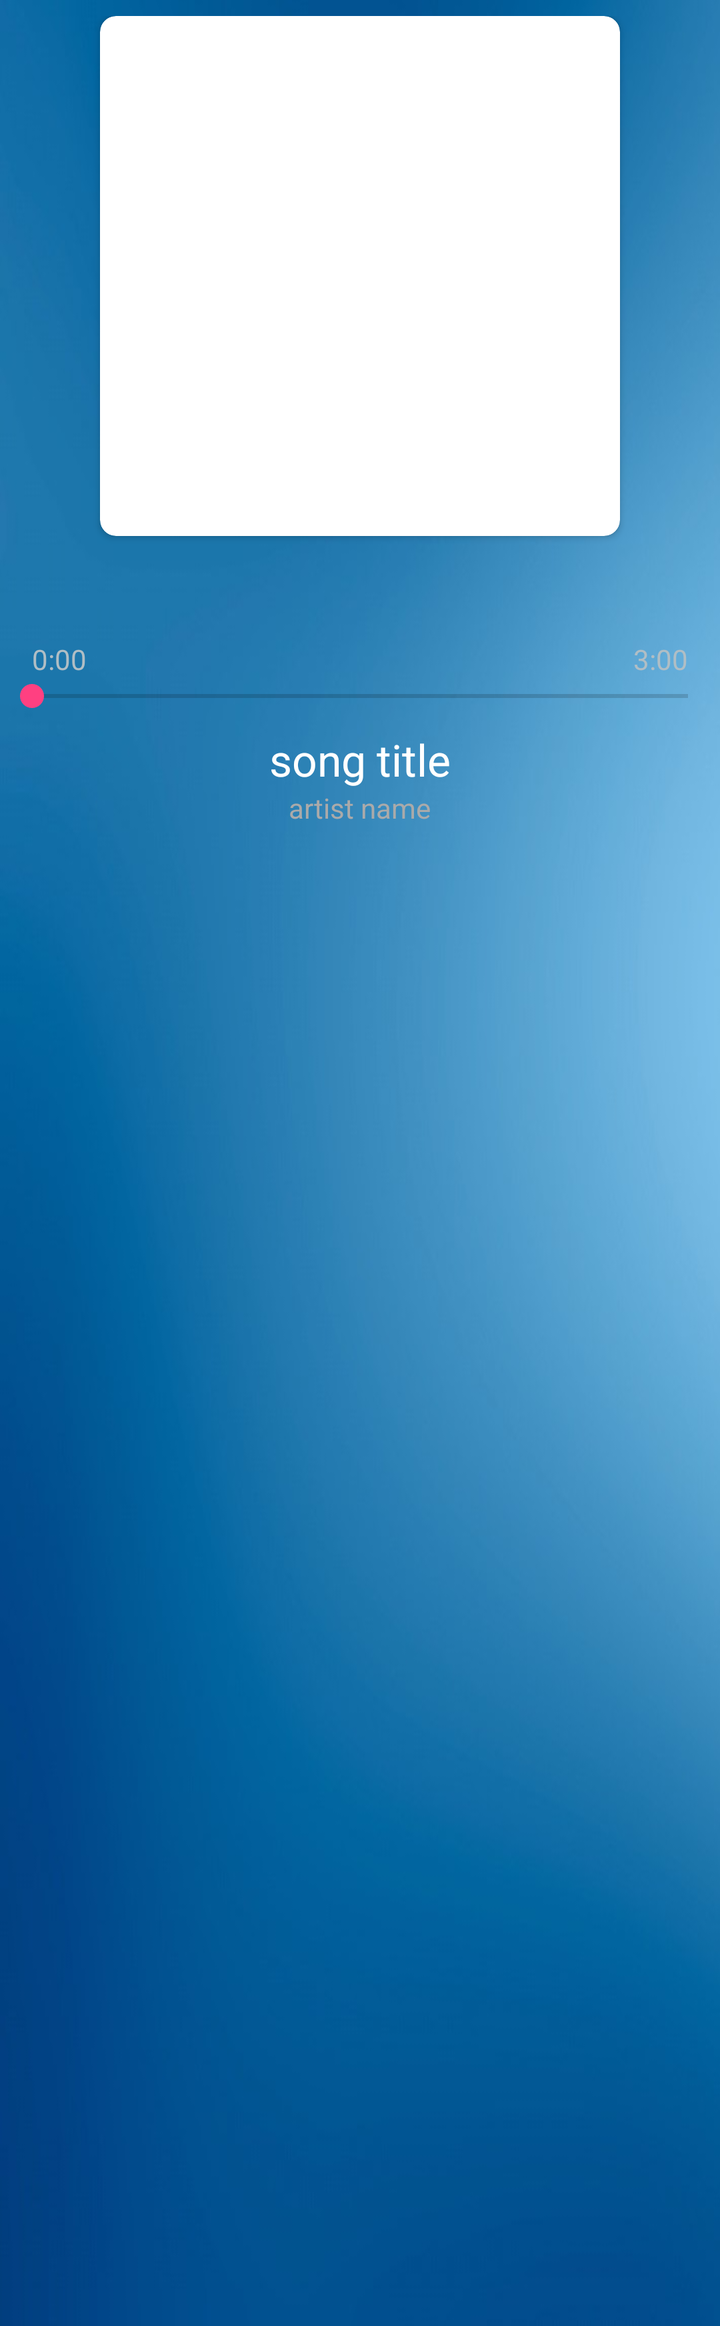
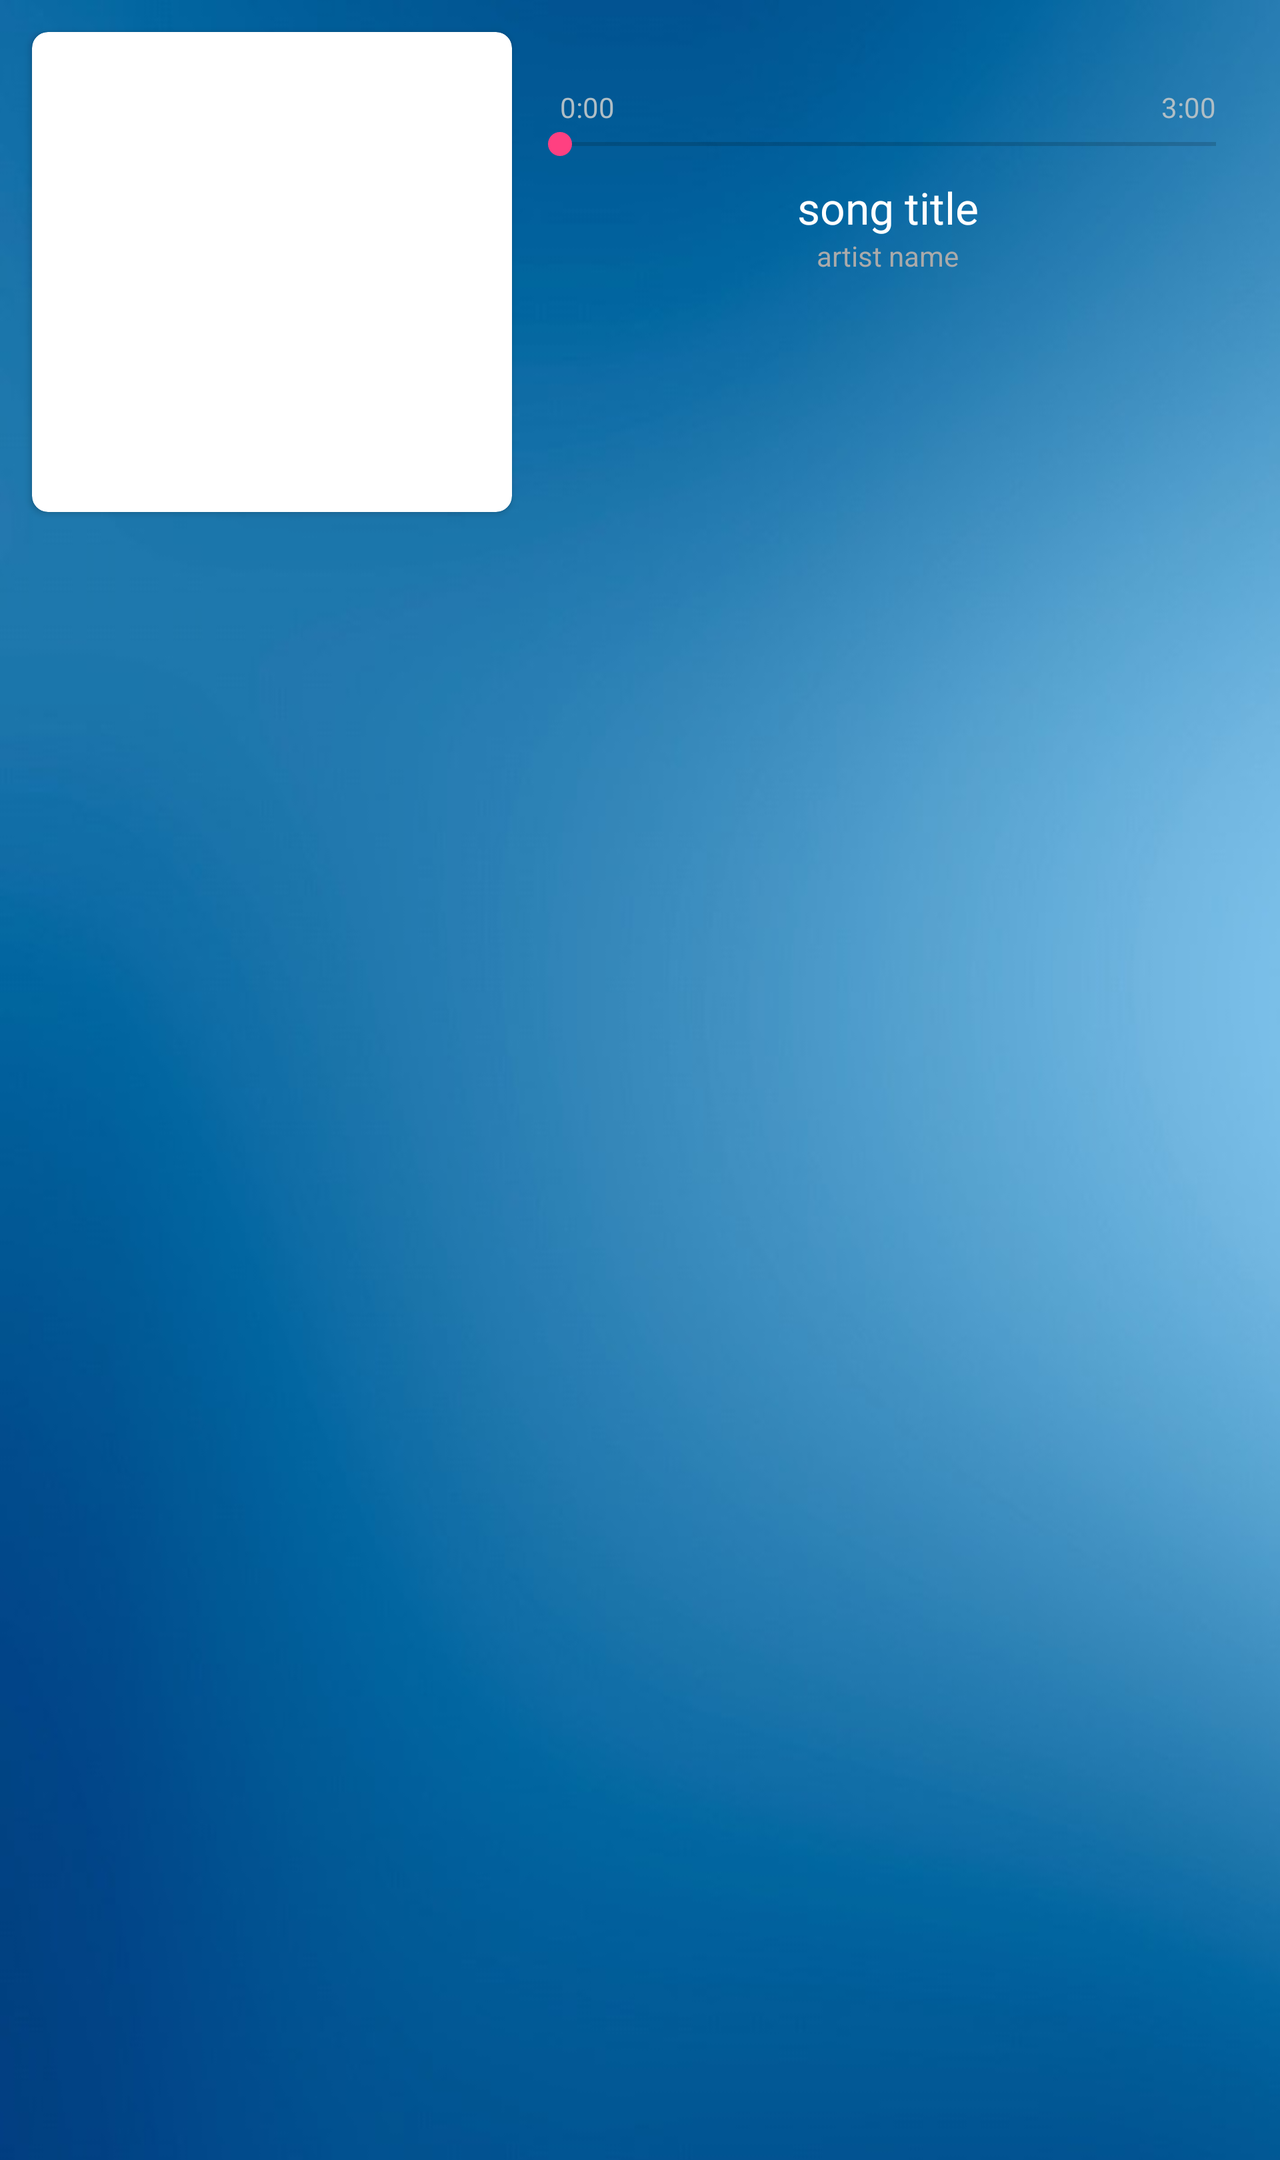

The same Android screen from two of the app's own layout files: first res/layout/ as a phone draws it, then the repository's variant for another configuration, drawn on a device whose configuration selects that folder. Both files follow.
<!-- AndroidManifest.xml: application theme AppTheme -->
<!-- res/layout/activity_nowplaying.xml -->
<?xml version="1.0" encoding="utf-8"?>
<ScrollView xmlns:android="http://schemas.android.com/apk/res/android"
    xmlns:app="http://schemas.android.com/apk/res-auto"
    android:layout_width="match_parent"
    android:layout_height="match_parent"
    android:background="@drawable/background">

    <android.support.constraint.ConstraintLayout
        android:layout_width="match_parent"
        android:layout_height="wrap_content"
        android:layout_marginTop="@dimen/margin_nowplaying">

        <android.support.v7.widget.CardView
            android:id="@+id/cardView"
            android:layout_width="wrap_content"
            android:layout_height="wrap_content"
            app:cardCornerRadius="@dimen/corner_radius_playlist"
            app:layout_constraintEnd_toEndOf="parent"
            app:layout_constraintStart_toStartOf="parent"
            app:layout_constraintTop_toTopOf="parent">

            <ImageView
                android:id="@+id/image"
                android:layout_width="@dimen/layout_width"
                android:layout_height="@dimen/layout_height"
                android:contentDescription="@string/album_image"
                android:scaleType="centerCrop" />

        </android.support.v7.widget.CardView>

        <include
            layout="@layout/playing_info"
            android:layout_width="0dp"
            android:layout_height="wrap_content"
            android:layout_marginTop="@dimen/layout_margin_24"
            app:layout_constraintEnd_toEndOf="parent"
            app:layout_constraintStart_toStartOf="parent"
            app:layout_constraintTop_toBottomOf="@+id/cardView" />

    </android.support.constraint.ConstraintLayout>
</ScrollView>
<!-- res/layout/playing_info.xml (included above) -->
<?xml version="1.0" encoding="utf-8"?>
<android.support.constraint.ConstraintLayout xmlns:android="http://schemas.android.com/apk/res/android"
    android:layout_width="match_parent"
    android:layout_height="match_parent"
    xmlns:app="http://schemas.android.com/apk/res-auto"
    xmlns:tools="http://schemas.android.com/tools">

    <ImageButton
        android:id="@+id/favorite_image_button"
        android:layout_width="@dimen/favorite_button_size"
        android:layout_height="@dimen/favorite_button_size"
        android:background="@null"
        android:contentDescription="@string/favorite_des"
        app:layout_constraintLeft_toLeftOf="parent"
        app:layout_constraintRight_toRightOf="parent" />

    <TextView
        android:id="@+id/textView"
        android:layout_width="wrap_content"
        android:layout_height="wrap_content"
        android:layout_marginStart="@dimen/layout_margin_left"
        android:layout_marginTop="@dimen/layout_margin_4"
        android:textColor="@color/song_length_color"
        app:layout_constraintLeft_toLeftOf="parent"
        app:layout_constraintTop_toBottomOf="@+id/favorite_image_button"
        tools:text="0:00" />

    <TextView
        android:id="@+id/song_length"
        android:layout_width="wrap_content"
        android:layout_height="wrap_content"
        android:layout_marginEnd="@dimen/layout_margin_right"
        android:layout_marginTop="@dimen/layout_margin_4"
        android:textColor="@color/song_length_color"
        app:layout_constraintEnd_toEndOf="parent"
        app:layout_constraintTop_toBottomOf="@+id/favorite_image_button"
        tools:text="3:00" />

    <SeekBar
        android:id="@+id/seek_bar"
        android:layout_width="match_parent"
        android:layout_height="wrap_content"
        android:max="100"
        android:progress="0"
        app:layout_constraintStart_toStartOf="parent"
        app:layout_constraintTop_toBottomOf="@+id/song_length" />

    <TextView
        android:id="@+id/song_title"
        android:layout_width="wrap_content"
        android:layout_height="wrap_content"
        android:layout_marginEnd="@dimen/layout_margin_right"
        android:layout_marginStart="@dimen/layout_margin_left"
        android:layout_marginTop="@dimen/layout_margin_8"
        android:ellipsize="end"
        android:minLines="1"
        android:textAppearance="?android:textAppearanceLarge"
        android:textColor="@android:color/white"
        app:layout_constraintLeft_toLeftOf="parent"
        app:layout_constraintRight_toRightOf="parent"
        app:layout_constraintTop_toBottomOf="@+id/seek_bar"
        tools:text="song title" />

    <TextView
        android:id="@+id/artist_name"
        android:layout_width="wrap_content"
        android:layout_height="wrap_content"
        android:layout_marginBottom="@dimen/layout_margin_8"
        android:layout_marginEnd="@dimen/layout_margin_right"
        android:layout_marginStart="@dimen/layout_margin_left"
        android:textColor="@android:color/darker_gray"
        app:layout_constraintLeft_toLeftOf="parent"
        app:layout_constraintRight_toRightOf="parent"
        app:layout_constraintTop_toBottomOf="@+id/song_title"
        tools:text="artist name" />

    <ImageButton
        android:id="@+id/fast_rewind"
        android:layout_width="wrap_content"
        android:layout_height="wrap_content"
        android:layout_marginStart="@dimen/horizontal_margin_l"
        android:background="@null"
        android:contentDescription="@string/fast_rewind_des"
        android:src="@drawable/ic_fast_rewind"
        app:layout_constraintBottom_toBottomOf="@+id/pause"
        app:layout_constraintEnd_toStartOf="@+id/pause"
        app:layout_constraintStart_toStartOf="parent"
        app:layout_constraintTop_toTopOf="@+id/pause" />

    <ImageButton
        android:id="@+id/pause"
        android:layout_width="@dimen/layout_width_0"
        android:layout_height="wrap_content"
        android:layout_marginTop="@dimen/layout_margin_32"
        android:background="@null"
        android:contentDescription="@string/pause_des"
        android:src="@drawable/ic_pause"
        app:layout_constraintEnd_toStartOf="@+id/fast_forward"
        app:layout_constraintStart_toEndOf="@+id/fast_rewind"
        app:layout_constraintTop_toBottomOf="@+id/artist_name" />

    <ImageButton
        android:id="@+id/fast_forward"
        android:layout_width="wrap_content"
        android:layout_height="wrap_content"
        android:layout_marginEnd="@dimen/horizontal_margin_l"
        android:background="@null"
        android:contentDescription="@string/fast_forward_des"
        android:src="@drawable/ic_fast_forward"
        app:layout_constraintBottom_toBottomOf="@+id/pause"
        app:layout_constraintEnd_toEndOf="parent"
        app:layout_constraintStart_toEndOf="@+id/pause"
        app:layout_constraintTop_toTopOf="@+id/pause" />
</android.support.constraint.ConstraintLayout>
<!-- resources referenced by this layout -->
<resources>
  <color name="song_length_color">#B0BEC5</color>
  <dimen name="corner_radius_playlist">8dp</dimen>
  <dimen name="favorite_button_size">24dp</dimen>
  <dimen name="horizontal_margin_l">64dp</dimen>
  <dimen name="layout_height">260dp</dimen>
  <dimen name="layout_margin_24">24dp</dimen>
  <dimen name="layout_margin_32">32dp</dimen>
  <dimen name="layout_margin_4">4dp</dimen>
  <dimen name="layout_margin_8">8dp</dimen>
  <dimen name="layout_margin_left">16dp</dimen>
  <dimen name="layout_margin_right">16dp</dimen>
  <dimen name="layout_width">260dp</dimen>
  <dimen name="layout_width_0">0dp</dimen>
  <dimen name="margin_nowplaying">8dp</dimen>
  <!-- drawable background: jpg bitmap (drawable, 52415 bytes) -->
  <string name="album_image">Album image</string>
  <string name="fast_forward_des">Fast forward button</string>
  <string name="fast_rewind_des">Fast rewind button</string>
  <string name="favorite_des">Favorite button</string>
  <string name="pause_des">Pause button</string>
  <style name="AppTheme" parent="Theme.AppCompat.Light.DarkActionBar">
          
          <item name="colorPrimary">@color/colorPrimary</item>
          <item name="colorPrimaryDark">@color/colorPrimaryDark</item>
          <item name="colorAccent">@color/colorAccent</item>
      </style>
  <color name="colorPrimary">#038DFF</color>
  <color name="colorPrimaryDark">#0061cb</color>
  <color name="colorAccent">#FF4081</color>
</resources>
<!-- res/layout-land/activity_nowplaying.xml (the repository's variant of the layout above) -->
<!-- drawn on the phone turned sideways -->
<?xml version="1.0" encoding="utf-8"?>
<ScrollView xmlns:android="http://schemas.android.com/apk/res/android"
    xmlns:app="http://schemas.android.com/apk/res-auto"
    android:layout_width="match_parent"
    android:layout_height="match_parent"
    android:background="@drawable/background">

    <android.support.constraint.ConstraintLayout
        android:layout_width="match_parent"
        android:layout_height="wrap_content">

        <android.support.v7.widget.CardView
            android:id="@+id/cardView"
            android:layout_width="wrap_content"
            android:layout_height="wrap_content"
            android:layout_marginBottom="@dimen/layout_margin"
            android:layout_marginStart="@dimen/layout_margin"
            android:layout_marginTop="@dimen/layout_margin"
            app:cardCornerRadius="@dimen/corner_radius_playlist"
            app:layout_constraintBottom_toBottomOf="parent"
            app:layout_constraintStart_toStartOf="parent"
            app:layout_constraintTop_toTopOf="parent"
            app:layout_constraintVertical_bias="1.0">

            <ImageView
                android:id="@+id/image"
                android:layout_width="@dimen/size_nowplaying_image"
                android:layout_height="@dimen/size_nowplaying_image"
                android:contentDescription="@string/album_image"
                android:scaleType="centerCrop" />

        </android.support.v7.widget.CardView>

        <include
            android:id="@+id/include"
            layout="@layout/playing_info"
            android:layout_width="0dp"
            android:layout_height="0dp"
            android:layout_marginBottom="@dimen/layout_margin"
            android:layout_marginEnd="@dimen/layout_margin"
            android:layout_marginStart="@dimen/margin_nowplaying"
            android:layout_marginTop="@dimen/layout_margin"
            app:layout_constraintBottom_toBottomOf="parent"
            app:layout_constraintEnd_toEndOf="parent"
            app:layout_constraintHorizontal_bias="1.0"
            app:layout_constraintStart_toEndOf="@+id/cardView"
            app:layout_constraintTop_toTopOf="parent"
            app:layout_constraintVertical_bias="1.0" />

    </android.support.constraint.ConstraintLayout>
</ScrollView>
<!-- resources referenced by the variant -->
<!-- as the phone turned sideways resolves them -->
<resources>
  <color name="song_length_color">#B0BEC5</color>
  <dimen name="corner_radius_playlist">8dp</dimen>
  <dimen name="favorite_button_size">24dp</dimen>
  <dimen name="horizontal_margin_l">64dp</dimen>
  <dimen name="layout_margin">16dp</dimen>
  <dimen name="layout_margin_32">32dp</dimen>
  <dimen name="layout_margin_4">4dp</dimen>
  <dimen name="layout_margin_8">8dp</dimen>
  <dimen name="layout_margin_left">16dp</dimen>
  <dimen name="layout_margin_right">16dp</dimen>
  <dimen name="layout_width_0">0dp</dimen>
  <dimen name="margin_nowplaying">8dp</dimen>
  <dimen name="size_nowplaying_image">240dp</dimen>
  <!-- drawable background: jpg bitmap (drawable, 52415 bytes) -->
  <string name="album_image">Album image</string>
  <string name="fast_forward_des">Fast forward button</string>
  <string name="fast_rewind_des">Fast rewind button</string>
  <string name="favorite_des">Favorite button</string>
  <string name="pause_des">Pause button</string>
  <style name="AppTheme" parent="Theme.AppCompat.Light.DarkActionBar">
          
          <item name="colorPrimary">@color/colorPrimary</item>
          <item name="colorPrimaryDark">@color/colorPrimaryDark</item>
          <item name="colorAccent">@color/colorAccent</item>
      </style>
  <color name="colorPrimary">#038DFF</color>
  <color name="colorPrimaryDark">#0061cb</color>
  <color name="colorAccent">#FF4081</color>
</resources>
